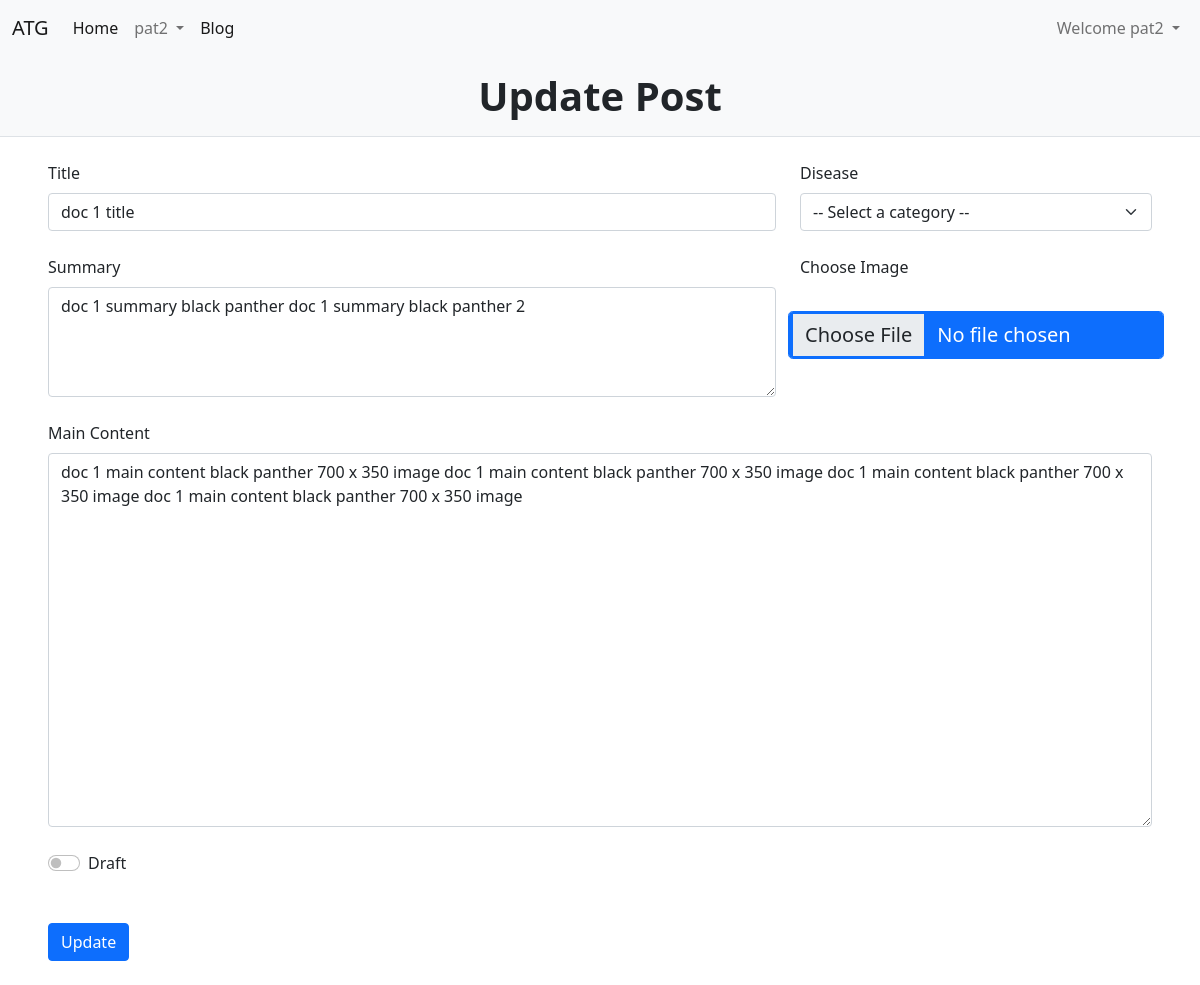
Screenshot of /updatepost/6 (signed in) with the database file from the repository.
### store/models.py (models this page shows, shortened)
class Blogpost(models.Model):
    author = models.ForeignKey(Doctor, on_delete=models.CASCADE)
    title = models.CharField(max_length=200)
    image = models.URLField()
    category = models.CharField(max_length=100)
    summary = models.CharField(max_length=1000)
    content = models.CharField(max_length=5000)
    draft = models.BooleanField(default=False)

### store/views.py (the view, shortened to what this page needs)
# urls.py: path('updatepost/<int:id>',views.updatepost,name='updatepost'),
@login_required
def updatepost(request,id):
    post = Blogpost.objects.get(id=id)
    return render(request, 'blog/updatepost.html',{'post':post})

### store/templates/blog/updatepost.html (shortened to what this page needs)
{% extends 'base.html' %}
{% load static %}
{% block css %}
<link rel="stylesheet" href="static/store/css/blog.css" />
{% endblock css %}
{% block content %}
<div>
    <header class="py-2 bg-light border-bottom mb-2">
        <div class="container">
            <div class="text-center my-2">
                <h1 class="fw-bolder">Update Post</h1>
            </div>
        </div>
    </header>
</div>
<div class="pt-3  mx-5">
    <form method='post' enctype="multipart/form-data">
        <div class="row mb-8">
            <div class="col">
                <div class="form-outline">
                    <label class="form-label" for="form6Example1">Title</label>
                    <input type="text" id="title" value="{{post.title}}" name="title" class="form-control required" />
                </div>
            </div>
            <div class="col-4">
                <label class="form-label" for="form6Example1">Disease</label>
                <select class="form-select" aria-label="Default select example" name="category"  required>
                    <option value="mentalhealth" selected>-- Select a category --</option>
                </select>
            </div>
            <div class="col-8">
                <div class="form-outline mt-4 mb-4">
                    <label class="form-label"  for="summary">Summary</label>
                    <textarea class="form-control" name='summary' id="form6Example7" rows="4">{{post.summary}}</textarea>
                </div>
            </div>
            <div class="col-4 mt-4 mb-4">
                <label class="form-label" for="image" >Choose Image</label>
                <div class="row mt-4">
                    <input type="file"  name="image" class="form-control btn-primary btn-lg" id="customFile" />
                </div>
            </div>
        </div>
        <div class="form-outline mb-4">
            <label class="form-label" for="form6Example7">Main Content</label>
            <textarea class="form-control" name="content" id="form6Example7" rows="15">{{post.content}}</textarea>
        </div>
        <div class="col-9 mb-5">
            <div class="form-check form-switch">
                <input class="form-check-input" type="checkbox" name="is_draft" id="flexSwitchCheckDefault">
                <label class="form-check-label" for="flexSwitchCheckDefault">Draft</label>
            </div>
        </div>
        <button type="submit" class="btn btn-primary btn-block mb-4">Update</button>
    </form>
</div>
{% endblock content %}

### store/templates/base.html (shortened to what this page needs)
{% load static %}
<!doctype html>
<html lang="en">
<head>
  <link href="https://cdn.jsdelivr.net/npm/bootstrap@5.1.3/dist/css/bootstrap.min.css" rel="stylesheet"
>
  {% block css %}
  {% endblock css %}
</head>
<body>
  <nav class="navbar navbar-expand-lg navbar-light bg-light">
    <div class="container-fluid">
      <a class="navbar-brand" href="/">ATG</a>
      <div class="collapse navbar-collapse" id="navbarNavDropdown">
        <ul class="navbar-nav me-auto mb-2 mb-lg-0">
          <li class="nav-item">
            <a class="nav-link active" aria-current="page" href="/">Home</a>
          </li>
          {% if user.is_authenticated %}
          <li class="nav-item dropdown">
            <a class="nav-link dropdown-toggle" href="#" id="navbarDropdownMenuLink" role="button"
              data-bs-toggle="dropdown" aria-expanded="false">
              {{request.user}}
            </a>
          <li class="nav-item">
            <a class="nav-link active" aria-current="page" href="{% url 'bloghome' %}">Blog</a>
          </li>
          </li>
          {% endif %}
        </ul>
        {% if user.is_authenticated %}
        <ul class="navbar-nav ml-auto">
          <li class="nav-item dropdown">
            <a class="nav-link dropdown-toggle" href="#" id="navbarDropdown" role="button" data-bs-toggle="dropdown"
              aria-expanded="false">
              Welcome {{request.user}}
            </a>
          </li>
        </ul>
        {% endif %}
      </div>
    </div>
  </nav>
  {% block content %}
  {% endblock content %}
</body>
</html>

### rows the page displays
Blogpost: title "doc 1 title", summary "doc 1 summary black panther doc 1 summary black panther 2", content "doc 1 main content black panther 700 x 350 image doc 1 main content black panther 700 x 350 image doc 1 main content black panther 700 x 350 image doc 1 main content black panther 700 x 350 image"

### other values shown
{{ request.user }} "pat2"
